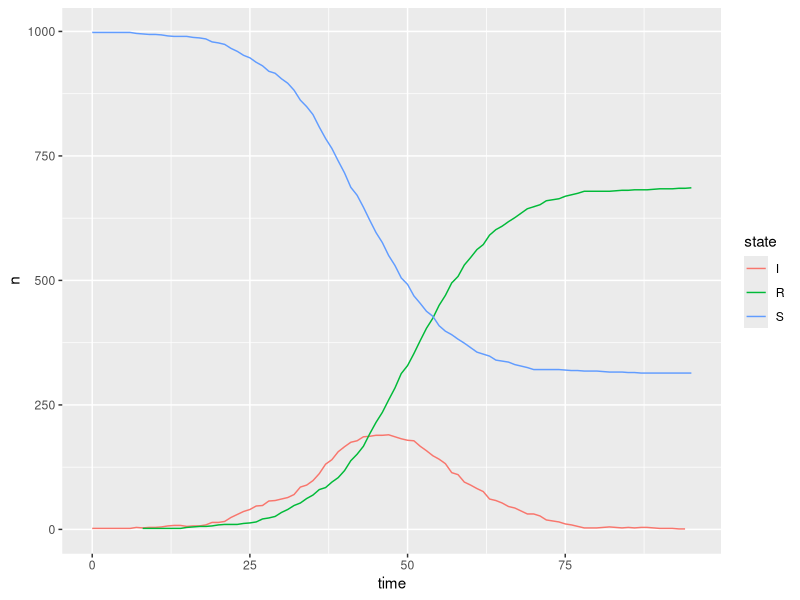
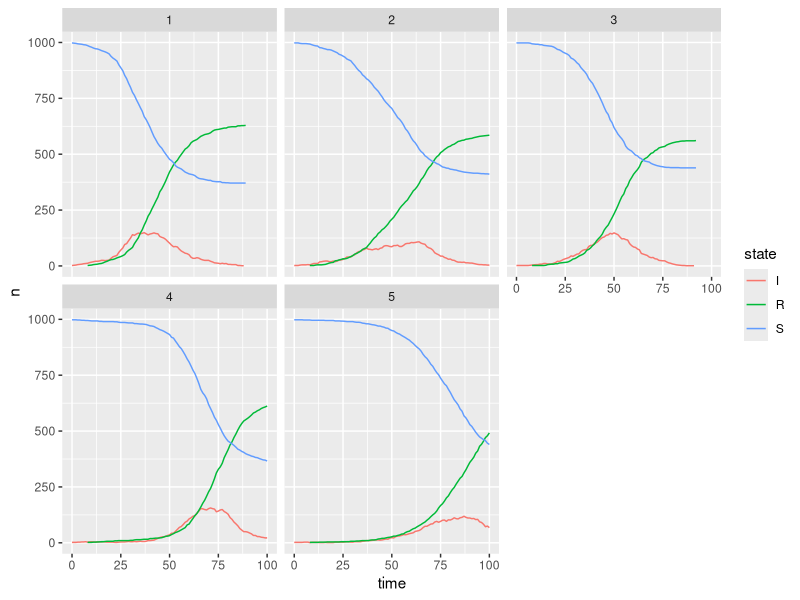
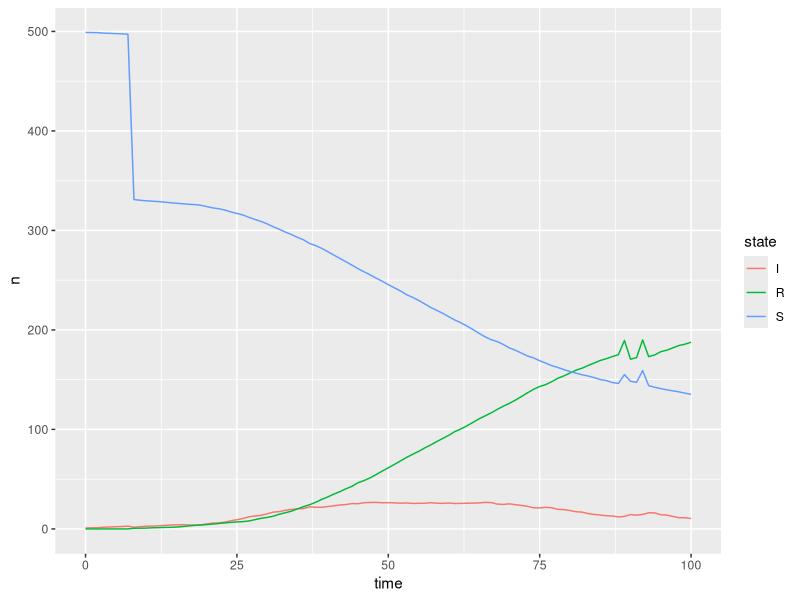

Reproduce these figures in R, in order.

rm(list=ls()) 
library(tidyverse)

###############################
#### Simulation Parameters ####
###############################

# Define parameter values for simulation

n_agents <- 1000           # Number of agents (patients or HCWs) to simulate
n_days <- 100              # Number of days to run simulation

# contact (note this usually comes from data)
daily_contacts <- 3
contact_prob <- daily_contacts/n_agents

# transmission (defined by the disease)
susceptibility <- .1
infectivity <- .65      # this should be a function of duration

# state transitions
duration <- 7  # this may need to be stochastic

# start off the simulator (seeding)
init_infect <- 2

## Parameter Data Structures ---------------------------------------------------

# contact matrix
cm <- matrix(contact_prob,n_agents,n_agents)
#cm <- matrix(rnorm(mean=contact_prob,sd = 0.00001,8*8),8,8)
# make diagonals 0
diag(cm) <- 0
# make symettric
cm[lower.tri(cm)] <- t(cm)[lower.tri(cm)]

# test that the matrix is symmetric
#cm[1:3,1:3]

########################################
#### Simulation Procedure Functions ####
########################################

## Build Patients --------------------------------------------------------------

# Write a function that builds a set of agents for the simulator

build_patients <- function(){
  
  infect_index <- sample(n_agents, size = init_infect)
  
  tibble(agent = 1:n_agents,
         time = 1L,
         state = ifelse(agent %in% infect_index, "I", "S"),
         days_infected = ifelse(state == "I", 1L, 0L),
         #days_infected = ifelse(state == "I", sample(1:duration,init_infect), 0L),
         susceptibility = susceptibility,
         transmisibility = infectivity,
         trans_ind = NA)
}

build_patients() 

build_patients() %>% filter(state=="I")

## Helper function -------------------------------------------------------------

# Write a function that flips a weighted coin for a vector of probability
# values where the probability values reflect the weight

# flip a weighted coin with 10% probability of true
runif(1) < 0.1

# we want to do the same thing with a vector of different probability values

c(0.1,0.3,0.5,0.6,0.9)

as.logical(rbinom(5,1,c(0.1,0.3,0.5,0.6,0.9)))

flip_coin <- function(probs){
  #as.logical(rbinom(length(probs),1,probs))
  runif(length(probs))<probs
}

flip_coin(c(0.1,0.3,0.5,0.6,0.9))


## Make Interactions -----------------------------------------------------------

# Write a function that makes the patients interact with one another and 
# determines what transmission occurred

# implementation from class
make_interactions <- function(data){ 
  
  # Loop over agents
  
  # How to do this efficiently?
  
  # for each agent i (who is infectious)
  
  # find infectious agents
  infectious <- data %>% 
    filter(state == "I")
  
  # create transmission vector placeholder
  trans_vec <- rep(FALSE, nrow(data))
  
  # looping over infectious agents
  for (i in 1:nrow(infectious)){
   
    #### for each agent j != i
    
    ####### draw contact with probability cm[i,j]
    
    ####### if this contact is drawn then determine if transmission occurs and 
    ####### update trans_ind to reflect transmission
    
    agent_index <- infectious$agent[i]
    
    # susceptibility of j * infectivity of i * contact probability 
    trans_prob <- data$susceptibility * infectious$transmisibility[i] * cm[agent_index,]
    
    # flip to determine transmissions
    tmp_trans_vec <- flip_coin(trans_prob)
    
    # add to our overall transmission vector
    trans_vec <- (trans_vec + tmp_trans_vec)>0
  }
  
  # add transmission indicator into data
  data %>% 
    mutate(trans_ind = trans_vec)
  
}


# a better implementation
make_interactions <- function(data){ 
  
  # Loop over agents
  
  # find infectious agents
  infectious_index <- which(data$state == "I")
  
  # create transmission vector placeholder
  trans_vec <- rep(FALSE, nrow(data))
  
  # looping over just infectious agents
  for (i in infectious_index){
    
    #### for each agent j != i
    
    # susceptibility of j * infectivity of i * contact probability 
    trans_prob <- data$susceptibility * data$transmisibility[i] * cm[i,]
    
    # flip coin to determine transmissions
    tmp_trans_vec <- flip_coin(trans_prob)
    
    # add to our overall transmission vector
    trans_vec <- (trans_vec + tmp_trans_vec)>0
  }
  
  # add transmission indicator into data
  data %>% 
    mutate(trans_ind = trans_vec)
  
}

build_patients() %>% 
  make_interactions() %>% 
  filter(trans_ind==TRUE)




## Update States ---------------------------------------------------------------

# Write a function that updates the states of all the agents in the simulator
# when we reach the end of a timestep

update_states <- function(data){
  
  # Update the the time step
  # Update the state from I to R if they hit the duration threshold
  out <- data %>% 
    mutate(time = time + 1L) %>% 
    mutate(state = ifelse(state == "I" & days_infected > duration, "R", state))
  
  # add in the new infections from the trans_ind
  out <- out  %>% 
    mutate(state = ifelse(trans_ind==TRUE & state == "S", "I", state))
  
  # update the number of days infected
  out <- out  %>% 
    mutate(days_infected = ifelse(state == "I", days_infected+1L, 0L))
  
  return(out)
}


build_patients() %>% 
  make_interactions() %>% 
  update_states() %>% 
  make_interactions() %>% 
  update_states() %>% 
  make_interactions() %>% 
  update_states() %>% 
  make_interactions() %>% 
  update_states() %>% 
  make_interactions() %>% 
  update_states() %>%
  make_interactions() %>% 
  update_states() %>% 
  make_interactions() %>% 
  update_states() %>% 
  make_interactions() %>% 
  update_states() %>% 
  make_interactions() %>% 
  update_states() %>% 
  count(state)


############################################
#### Main Simulation Procedure Function ####
############################################

## Build Simulator -------------------------------------------------------------

# Combine each of the previous functions to run through a simulation

# initial patients
patients <- build_patients()

# keep track of agent state history
agent_history <- patients %>% 
  count(state) %>% 
  mutate(time = 0L)

for (i in 1:n_days) {
  
  # update patient states
  patients <- patients %>% 
    make_interactions() %>% 
    update_states()
  
  # update patient history
  tmp_agent_history <- patients %>% 
    count(state) %>% 
    mutate(time = i)
  
  # append patient history
  agent_history <- rbind(agent_history,tmp_agent_history)
  
  # how many infectious
  n_infectious <- sum(patients$state=="I")
  
  # stop simulation if no more infections 
  if (n_infectious == 0) { break }
  
}

agent_history %>% 
  ggplot(aes(x = time, y = n, color = state)) +
  geom_line()

## Build Simulation Functions --------------------------------------------------




# Write a function that incorporates the above steps to run through a single 
# trial of the simulation.

# Consider an intermediate function that computes statistics of interest at each
# stage of the simulation, then aggregate this into an output object

run_single_sim <- function(){
  
  # initial patients
  patients <- build_patients()
  
  # keep track of agent state history
  agent_history <- patients %>% 
    count(state) %>% 
    mutate(time = 0L)
  
  for (i in 1:n_days) {
    
    # update patient states
    patients <- patients %>% 
      make_interactions() %>% 
      update_states()
    
    # update patient history
    tmp_agent_history <- patients %>% 
      count(state) %>% 
      mutate(time = i)
    
    # append patient history
    agent_history <- rbind(agent_history,tmp_agent_history)
    
    # how many infectious
    n_infectious <- sum(patients$state=="I")
    
    # stop simulation if no more infections 
    if (n_infectious == 0) { break }
    
  }
  
  # return output with final state
  # return(list(agent_history = agent_history,
  #             final_state = patients))
  
  # return output with just history
  return(agent_history)
  
}

run_single_sim()


# Write final simulation function that allows for multiple trials (later you may
# want to rewrite this to run in parallel)

run_sim <- function(trials = 100){
  
  tibble(trials = 1:trials) %>% 
    mutate(results = map(trials, ~run_single_sim())) %>% 
    unnest(cols = c(results))
  
}


run_sim(trials = 5)


sim_res <- run_sim(trials = 5)

sim_res %>% 
  ggplot(aes(x = time, y = n, color = state)) +
  geom_line() +
  facet_wrap(~trials)

sim_res %>% 
  group_by(time) %>% 
  summarise(S = mean(n*(state=="S")),
            I = mean(n*(state=="I")),
            R = mean(n*(state=="R"))) %>% 
  pivot_longer(cols = S:R,
               names_to = "state",
               values_to = "n") %>% 
  ggplot(aes(x = time, y = n, color = state)) +
  geom_line() 
